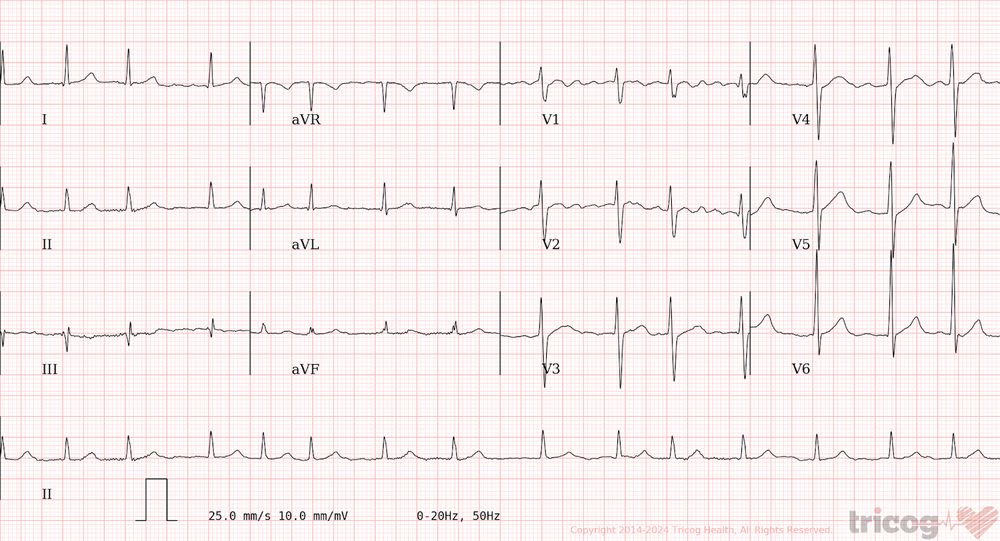
#> input picture input_images/ecg.png, 1000 x 541 px, shrunk from 1600 x 866 before the run
$ python signal_detection.py --input_dir ../input_images --output_dir out
#> lines starting #> are read from the running program, lines starting #| are printed output that depends on the picture; after the words box and inside, x2 and y2 are one past the last pixel; in counts of white or black regions, pixels touching at a corner belong together
import cv2
import numpy as np
import dataclasses
from pathlib import Path
from typing import Callable,Union, List, Tuple, Optional,Iterator
import scipy.signal
import scipy.interpolate

@dataclasses.dataclass(frozen=True)
class Image:
    data: np.ndarray

    @property
    def height(self):
        return self.data.shape[0]

    @property
    def width(self):
        return self.data.shape[1]

class ColorImage(Image):

    def __post_init__(self) -> None:
        assert isinstance(self.data, np.ndarray)
        assert len(self.data.shape) == 3 and self.data.shape[2] == 3

    def toGrayscale(self):
        return GrayscaleImage(
            cv2.cvtColor(self.data, cv2.COLOR_BGR2GRAY)
        )


class GrayscaleImage(Image):

    def __post_init__(self) -> None:
        assert isinstance(self.data, np.ndarray)
        assert len(self.data.shape) == 2

    def toColor(self) -> ColorImage:
        return ColorImage(cv2.cvtColor(self.data, cv2.COLOR_GRAY2BGR))

    def toBinary(self, threshold: Optional[int] = None, inverse: bool =True):
        if threshold is None:
            if inverse:
                binaryData: np.ndarray
                _, binaryData = cv2.threshold(self.data, 0, 1, cv2.THRESH_OTSU)
                binaryData = np.invert(binaryData.astype('bool')).astype('uint8')
            else:
                _, binaryData = cv2.threshold(self.data, 0, 1, cv2.THRESH_OTSU)
        else:
            if inverse:
                _, binaryData = cv2.threshold(self.data, threshold, 1, cv2.THRESH_BINARY_INV)
            else:
                _, binaryData = cv2.threshold(self.data, threshold, 1, cv2.THRESH_BINARY)

        return BinaryImage(binaryData)

    def normalized(self):
        assert self.data.dtype is np.dtype('uint8')
        return GrayscaleImage(self.data / 255)

    # [5 lines left out: function whitePointAdjusted, not called in this run]

    def histogram(self) -> np.ndarray:
        counts, _ = np.histogram(self.data, 255, range=(0,255))
        return counts


class BinaryImage(Image):

    def __post_init__(self) -> None:
        assert isinstance(self.data, np.ndarray)
        assert len(self.data.shape) == 2

    def toColor(self) -> ColorImage:
        return ColorImage(cv2.cvtColor(self.data * 255, cv2.COLOR_GRAY2BGR))

    def toGrayscale(self) -> GrayscaleImage:
        return GrayscaleImage(self.data * 255)

def otsuThreshold(image: GrayscaleImage) -> float:
    assert isinstance(image, GrayscaleImage)

    L = 256
    height, width = image.data.shape
    N = height * width
    n = image.histogram()
    p = n / N

    def ω(k: int) -> float:
        return sum(p[0:k])

    def μ(k: int) -> float:
        return sum([(i+1) * p_i for i, p_i in enumerate(p[0:k])])

    μ_T = μ(L)

    def σ_B(k: int) -> float:
        numerator   = (μ_T * ω(k) - μ(k))**2
        denominator =  ω(k) * ( 1 - ω(k) )
        return numerator / denominator

    k = climb1dHill(list(range(L)), σ_B)

    return k

def climb1dHill(xs: List[int], evaluate: Callable[[int], Union[float, int]]) -> int:
    evaluations = {}

    def cachedEvaluate(index: int) -> float:
        if index not in evaluations:
            evaluations[index] = evaluate(index)
        return evaluations[index]

    def neighbors(index: int) -> Tuple[Optional[int], Optional[int]]:
        left, right = None, None
        if index > 0:
            left = index - 1
        if index < len(xs) - 1:
            right = index + 1
        return (left, right)

    startIndex = len(xs) // 2
    currentIndex, currentScore = startIndex, cachedEvaluate(xs[startIndex])

    while True:
        left, right = neighbors(currentIndex)
        if left is None or right is None:
            raise NotImplementedError

        leftScore, rightScore = cachedEvaluate(xs[left]), cachedEvaluate(xs[right])

        if left is not None and leftScore > currentScore:
            currentIndex, currentScore = left, leftScore
            continue

        if right is not None and rightScore > currentScore:
            currentIndex, currentScore = right, rightScore
            continue

        return xs[currentIndex]

# [39 lines left out: functions blur, otsuDetection, _denoise, not called in this run]

def shiftedPairs(signal: Union[List, np.ndarray], limit: Optional[int] = None) -> Iterator[Union[Tuple[np.ndarray, np.ndarray], Tuple[np.ndarray, np.ndarray]]]:
    limit = len(signal) // 2 if limit is None else limit

    if limit > len(signal) // 2:
        raise ValueError("'limit' is greater than half the length of 'signal'")

    for offset in range(limit):
        if offset == 0:
            yield signal, signal
        else:
            yield signal[:-offset], signal[offset:]

def autocorrelation(signal: np.ndarray, limit: int = None) -> np.ndarray:
    return np.array([np.corrcoef(x, y)[0][1] for x, y in shiftedPairs(signal, limit)])

def _findFirstPeak(signal: np.ndarray, minHeight: float = 0.3, prominence: float = 0.05) -> Optional[int]:
    peaks, _ = scipy.signal.find_peaks(signal, prominence=prominence, height=minHeight)
    if len(peaks) == 0:
        return None
    else:
        return peaks[0]

def _estimateFirstPeakLocation(
    signal: np.ndarray,
    interpolate: bool = True,
    interpolationRadius: int = 2,
    interpolationGranularity: float = 0.01
) -> Optional[float]:
    assert interpolationRadius >= 1

    index = _findFirstPeak(signal)
    if index is None:
        return None

    if interpolate:
        start, end = index - interpolationRadius, index + interpolationRadius
        func = scipy.interpolate.interp1d(range(start, end + 1), signal[start:end + 1], kind='quadratic')
        newX = np.arange(start, end, interpolationGranularity)
        newY = func(newX)

        newPeak = newX[np.argmax(newY)]

        return newPeak

    else:
        return index

def _gridIsDetectable(image: BinaryImage) -> bool:
    columnDensity = np.sum(image.data, axis=0)
    columnFrequencyStrengths = autocorrelation(columnDensity)
    columnFrequency = _estimateFirstPeakLocation(
        columnFrequencyStrengths,
        interpolate=False
    )

    return not columnFrequency is None


def adaptive(image: ColorImage, applyDenoising: bool = False) -> BinaryImage:
    maxHedge = 1
    minHedge = 0.6

    grayscaleImage = image.toGrayscale()
    otsuThreshold_value = otsuThreshold(grayscaleImage)

    hedging = float(maxHedge)
    binary = grayscaleImage.toBinary(otsuThreshold_value * hedging)

    while _gridIsDetectable(binary):
        hedging -= 0.05
        if hedging < minHedge:
            break

        binary = grayscaleImage.toBinary(otsuThreshold_value * hedging)

    if applyDenoising:
        return _denoise(binary)
    else:
        return binary

if __name__ == "__main__":
    import argparse

    parser = argparse.ArgumentParser(description="Run signal detection on a folder of images.")
    parser.add_argument("--input_dir", type=str, required=True, help="Directory containing input images (e.g., .png, .jpg)")
    parser.add_argument("--output_dir", type=str, required=True, help="Directory to save binary mask outputs")

    args = parser.parse_args()
    input_path = Path(args.input_dir)
    output_path = Path(args.output_dir)
    output_path.mkdir(parents=True, exist_ok=True)

    for img_file in input_path.glob("*.[pjPJ][pnPN]*[gG]"):
        img = cv2.imread(str(img_file))
#> img is the input picture: shape (541, 1000, 3); mean B, G, R 238.4, 238.4, 250.7
        if img is None:
            print(f"Could not read {img_file}, skipping.")
            continue

        color_img = ColorImage(img)
        binary_mask = adaptive(color_img)

        output_file = output_path / f"{img_file.stem}_mask.png"
        cv2.imwrite(str(output_file), binary_mask.data * 255)
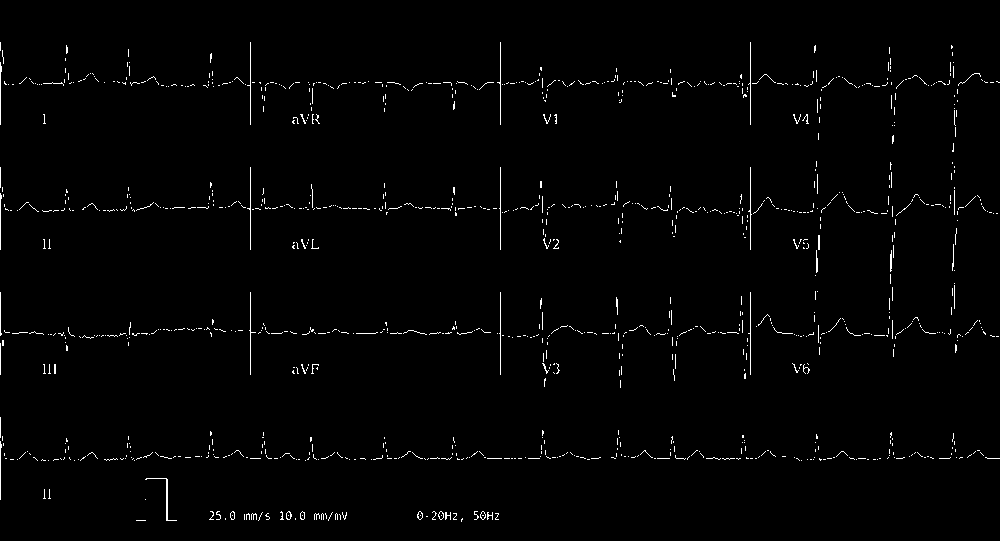
#> saved as ecg_mask.png: shape (541, 1000); 1.3% white in thin lines or dots, all inside (x1, y1, x2, y2) = (0, 42, 1000, 522)
        print(f"Saved: {output_file}")
#> pass 2 of the loop `for img_file in input_path.glob("*.[pjPJ][pnPN]*[gG]"):`:
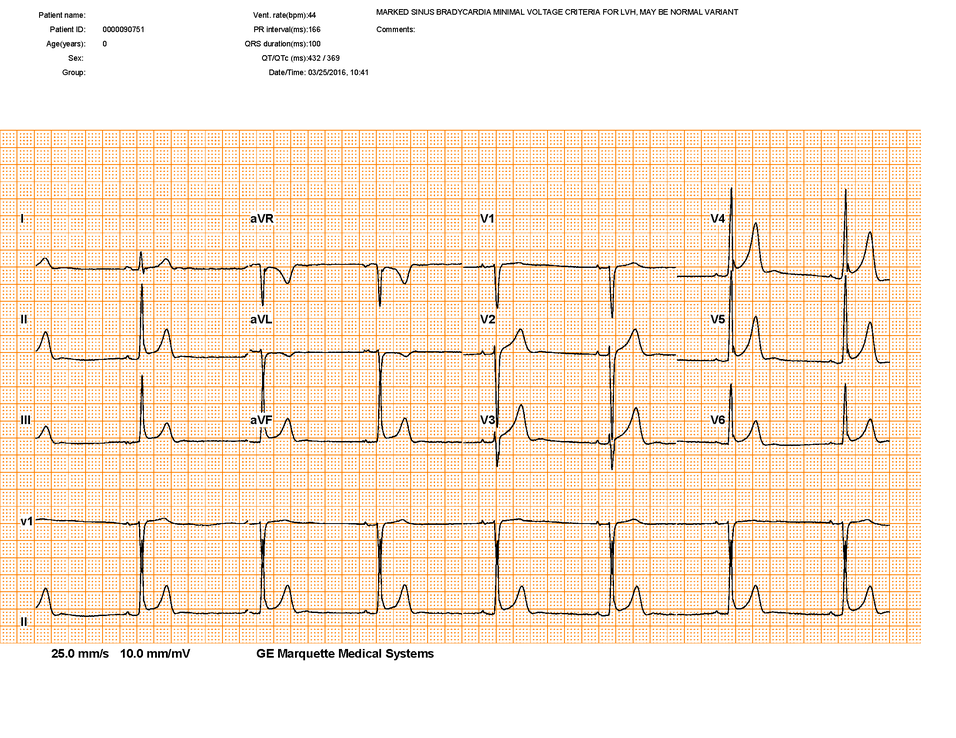
#> input picture input_images/fullScan.png, 956 x 738 px, shrunk from 2200 x 1700 before the run
#> img is the input picture: shape (738, 956, 3); mean B, G, R 215.4, 232.4, 249.4
#> `cv2.imwrite(str(output_file), binary_mask.data * 255)`:
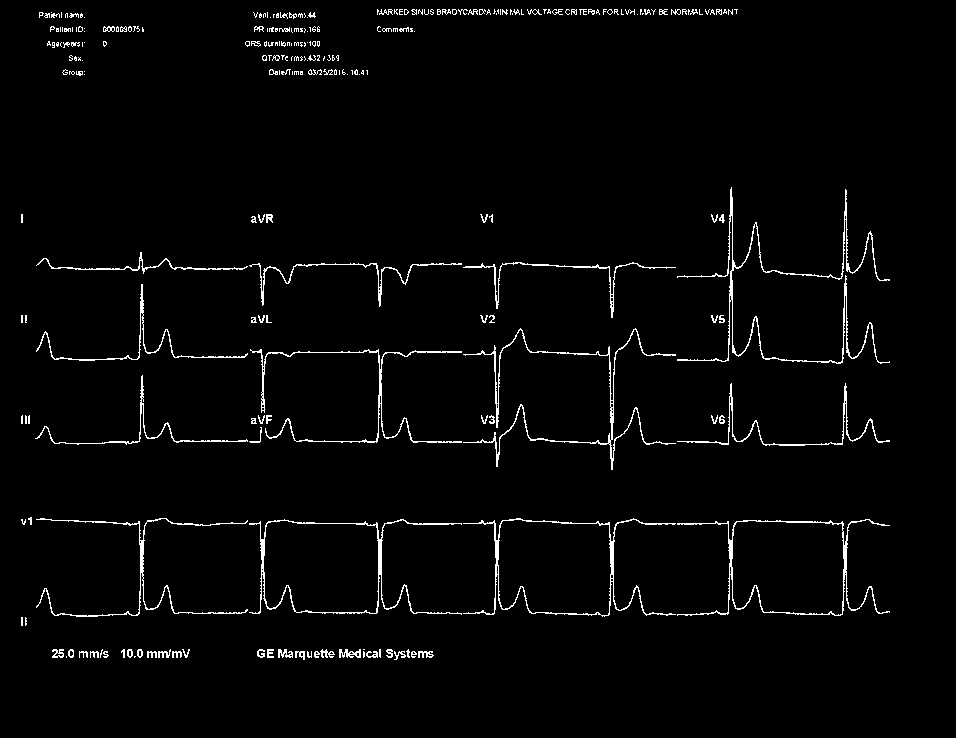
#> saved as fullScan_mask.png: shape (738, 956); 2.4% white in thin lines or dots, all inside (x1, y1, x2, y2) = (21, 9, 890, 660)
